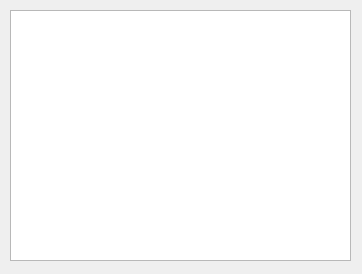
<?xml version="1.0" encoding="UTF-8"?>
<ui version="4.0">
 <class>PrizCode</class>
 <widget class="QDialog" name="PrizCode">
  <property name="geometry">
   <rect>
    <x>0</x>
    <y>0</y>
    <width>362</width>
    <height>274</height>
   </rect>
  </property>
  <property name="font">
   <font>
    <family>Arial</family>
    <pointsize>10</pointsize>
    <weight>75</weight>
    <bold>true</bold>
   </font>
  </property>
  <property name="windowTitle">
   <string>Призовые коды</string>
  </property>
  <widget class="QWidget" name="verticalLayoutWidget">
   <property name="geometry">
    <rect>
     <x>10</x>
     <y>10</y>
     <width>341</width>
     <height>251</height>
    </rect>
   </property>
   <layout class="QVBoxLayout" name="verticalLayout">
    <item>
     <widget class="QTableView" name="tableView"/>
    </item>
   </layout>
  </widget>
 </widget>
 <resources/>
 <connections/>
</ui>
